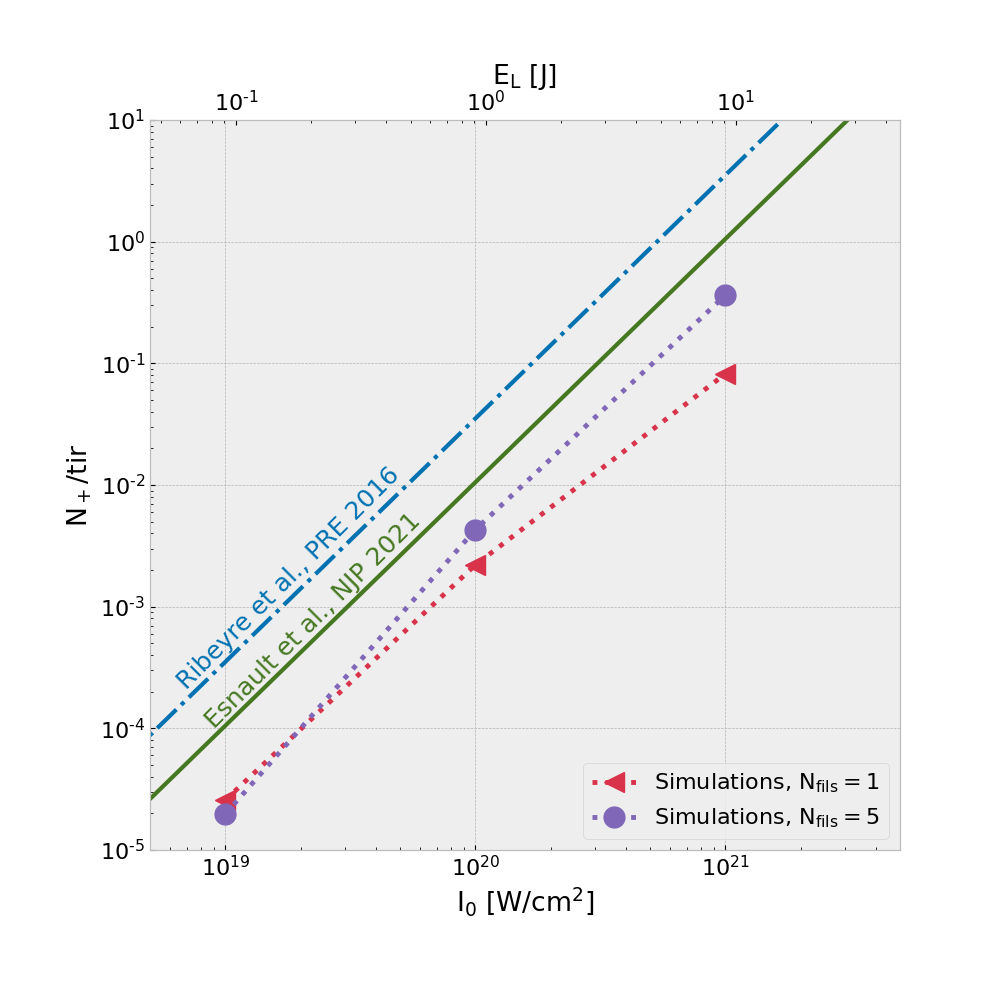

Write Python code to recreate this figure.
# coding:utf8
"""

"""

# Import modules
import numpy as np
import matplotlib.pyplot as plt
from matplotlib import rcParams

# Plot formats
plt.close("all")
plt.ion()
plt.style.use("bmh")
#rcParams['figure.figsize'] = [9.5, 5.10]
rcParams['figure.figsize'] = [10, 10]
# rcParams['figure.figsize'] = [7.5, 5.10]
rcParams['mathtext.default']='regular'
rcParams['font.size']=16.0
rcParams['figure.subplot.bottom'] = 0.15
rcParams['figure.subplot.left'] = 0.15

I0 = [1e19, 1e20, 1e21]
nf1 = [2.57e-5, 2.20e-3, 8.18e-2]
nf5 = [1.97e-5, 4.29e-3, 3.62e-1]
rr1 = 5.62690e-3
rr5 = 2.60395e-2

plt.figure()
I = np.logspace(18, 22, 1000)

Ng_th=3e10*(I/1e20)
Np_th=(Ng_th)**2/(400e-4+2*250e-4*np.tan(np.radians(40)))**2 * (2.8e-13)**2
plt.plot(I, Np_th, color='#467821', linestyle='-', linewidth=3)
plt.text(8e18, 1e-4, r"Modèle chap. 5", fontsize="18", color='#467821', rotation=45)

E = (I/8.8e22) * 25 * 30/0.94
plt.plot(I, 1e8*(0.0025*E)**2/(250**2 * (1-np.cos(np.radians(40)))), ls='-.', lw=3, color='#0072B2')
plt.text(6.2e18, 2.1e-4, r"Ribeyre et al., 2016", fontsize="18", color='#0072B2', rotation=45)

plt.plot(I0, nf1, marker="<", color="#D8334A", linestyle=":", lw=3.5, ms=10, label="Simulations, $N_{fils}=1$")
plt.plot(I0, nf5, marker="o", color="#8067B7", linestyle=":", lw=3.5, ms=10, label="Simulations, $N_{fils}=5$")

plt.xscale("log")
plt.yscale("log")

plt.xlabel(r"$I_0$ [$W/cm^2$]")
plt.ylabel(r"$N_+/tir$")

plt.xlim(5e18, 5e21)
plt.ylim(1e-5, 10)

plt.legend(loc=4, ncol=1)

ay=plt.twiny()
ay.set_xscale("log")
ay.set_xlim((5e18/8.8e22) * 25 * 30/0.94, (5e21/8.8e22) * 25 * 30/0.94)
ay.set_xlabel(r"$E_L$ [$J$]")
plt.grid(False)

plt.savefig("resultats_paires.png")

